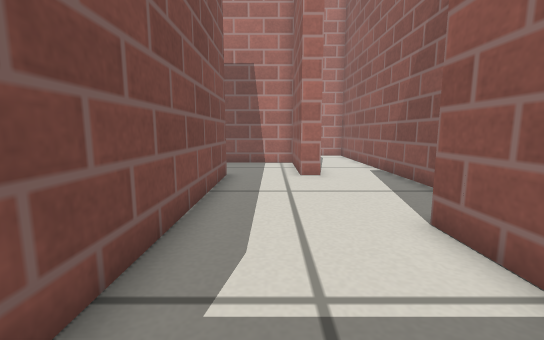
view 1 (above)

17 first-person views from a walk through a robot-simulator world made for Gazebo. The camera is 0.33 m above the floor, tilts 8° down and sees 90° across. The floor is counted in squares, 0.2 m on a side. Each view is taken from the middle of a square. On the plan, view 1 faces up. The plan holds only what a view shows up to about 15 squares ahead; the rest is blank. Simple patterns stand in for the simulator's built-in surfaces.

view 2
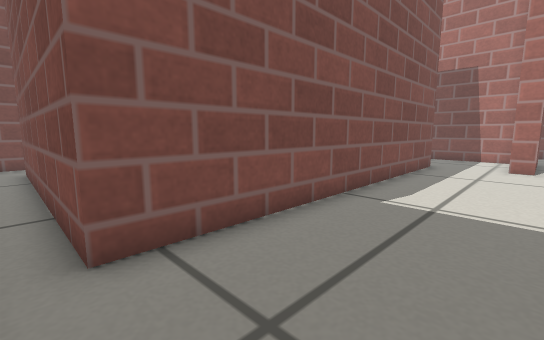

view 3
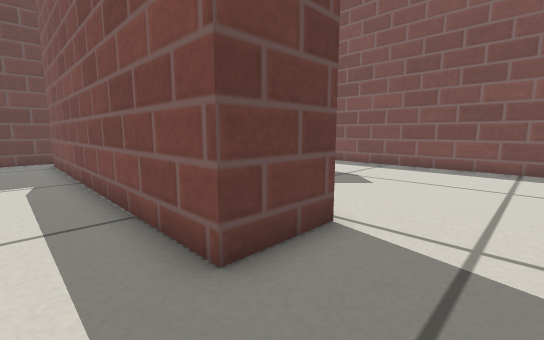

view 4
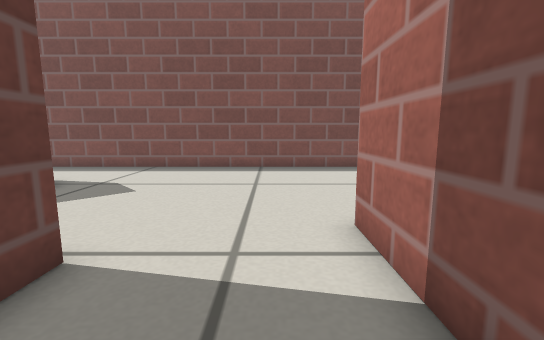

view 5
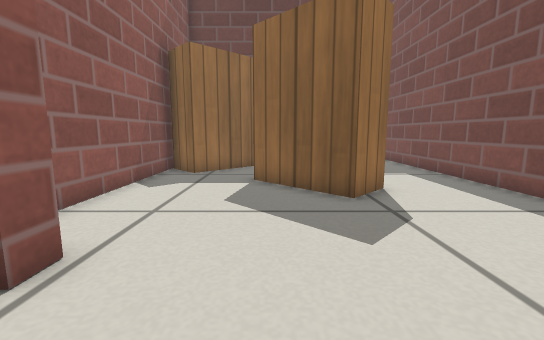

view 6
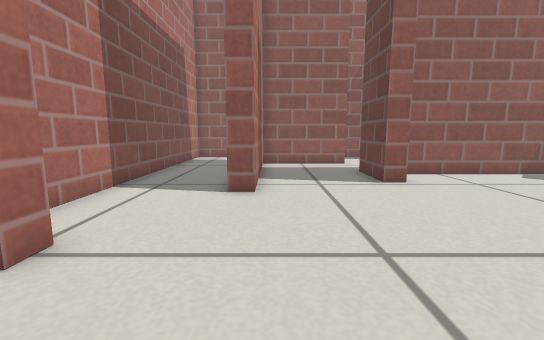

view 7
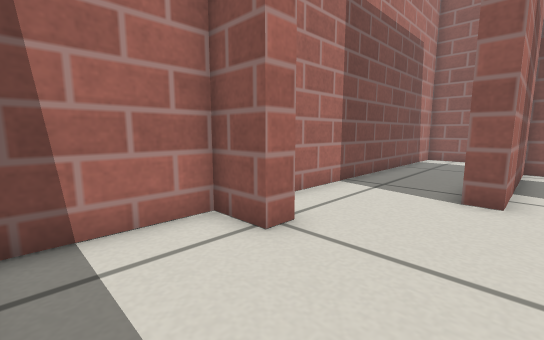

view 8
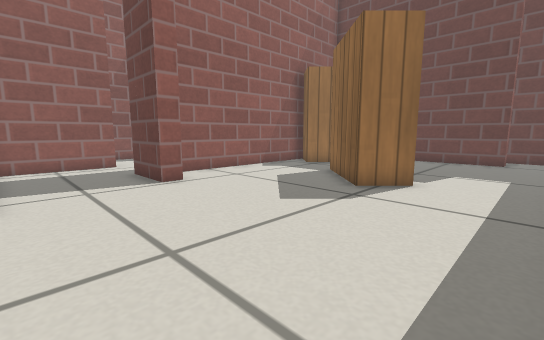

view 9
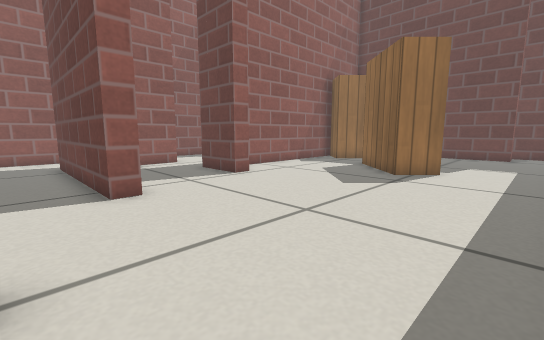

view 10
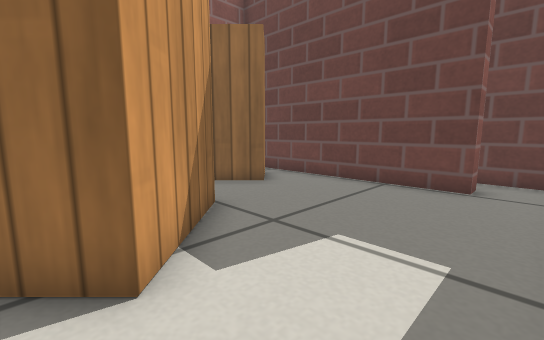

view 11
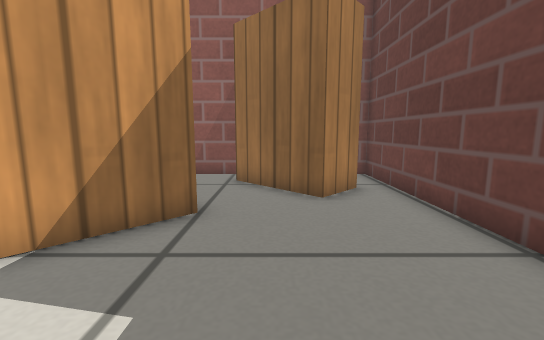

view 12
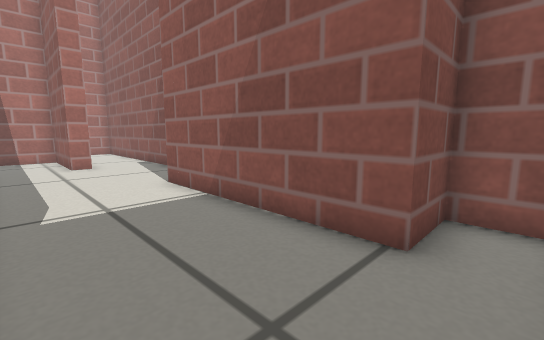

view 13
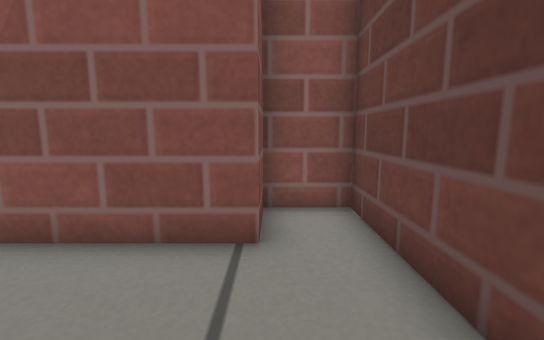

view 14
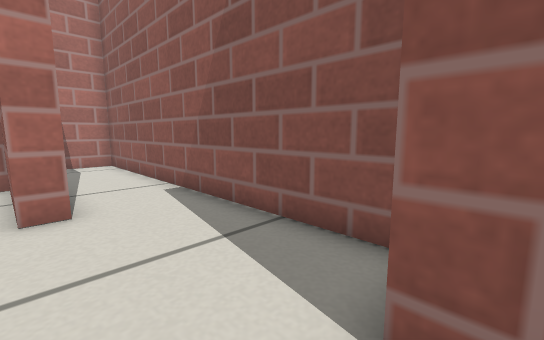

view 15
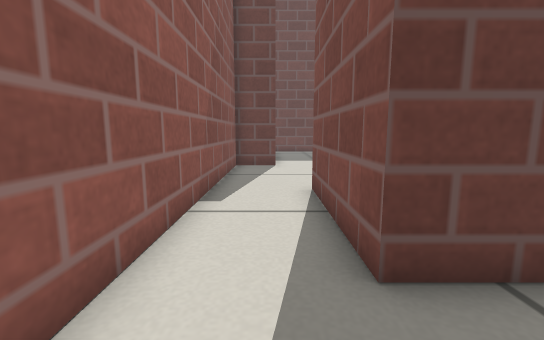

view 16
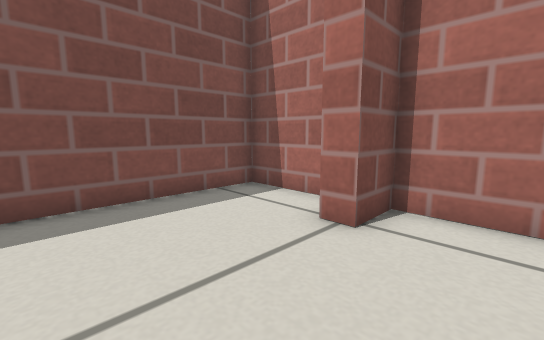

view 17
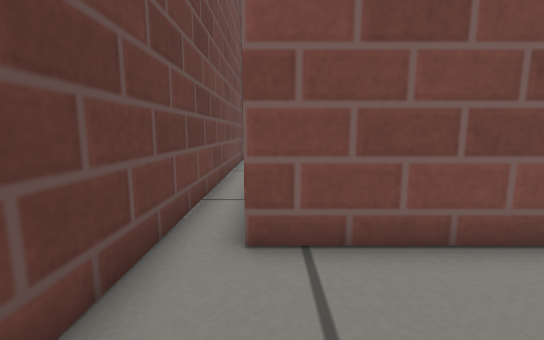

### Floor plan
Points are (right, up) in squares from view 1. A wall is a line through its corners. A room is listed if a view was taken in it or the views show most of it. See-through windows are left out.
Room 1 (views 1, 2, 3, 4, 5, 6, 7, 8, 9, 10, 11, 12, 13, 14, 15, 16, 17)
walls: (-4.3, 9.5) (-4.3, 10.4) (-1.7, 10.4) (-1.7, -3.4) (-11.8, -3.4) (-11.8, -2.6) (-2.5, -2.6) (-2.5, -2.2); (-7.6, 2.5) (-10.3, 5.2) (-9, 6.4) (-6.4, 3.7); (1.1, 10.2) (1.1, 14.5) (-5.7, 14.5) (-5.7, 15.2) (1.8, 15.2) (1.8, 10.2) (1.1, 10.2); (-2.5, 0.5) (-2.5, 8.8); (-5.1, -1.5) (-6.4, -0.3) (-3.9, 2.2) (-2.6, 0.9); (-13.1, -4.7) (4.8, -4.7) (4.8, -2.8) (2.8, -2.8) (2.8, 4.7) (4.8, 4.7) (4.8, 18.8) (-9.2, 18.8) (-9.2, 17.2) (-9.9, 17.2) (-9.9, 18.8) (-13.7, 18.8) (-13.7, -4.1)

Positions as (right, up) in squares from view 1, and headings:
1: (0, 0), facing up
2: (2, -4), facing up-left
3: (0, 13), facing down-left
4: (-1, 13), facing left
5: (-7, 13), facing down
6: (-13, 14), facing right
7: (-13, 14), facing up-right
8: (-13, 14), facing down-right
9: (-13, 17), facing down-right
10: (-13, 6), facing down-right
11: (-13, 1), facing right
12: (-1, -4), facing up-right
13: (-1, -3), facing right
14: (1, 4), facing up-right
15: (3, 18), facing down
16: (-7, 13), facing up-left
17: (2, -3), facing left
